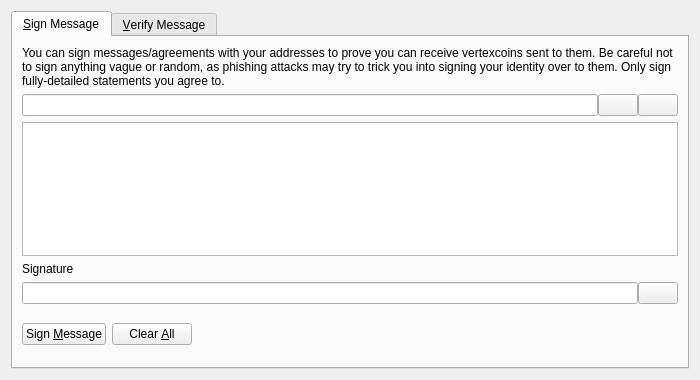
<?xml version="1.0" encoding="UTF-8"?>
<ui version="4.0">
 <class>SignVerifyMessageDialog</class>
 <widget class="QDialog" name="SignVerifyMessageDialog">
  <property name="geometry">
   <rect>
    <x>0</x>
    <y>0</y>
    <width>700</width>
    <height>380</height>
   </rect>
  </property>
  <property name="windowTitle">
   <string>Signatures - Sign / Verify a Message</string>
  </property>
  <property name="modal">
   <bool>true</bool>
  </property>
  <layout class="QVBoxLayout" name="verticalLayout">
   <item>
    <widget class="QTabWidget" name="tabWidget">
     <property name="currentIndex">
      <number>0</number>
     </property>
     <widget class="QWidget" name="tabSignMessage">
      <attribute name="title">
       <string>&amp;Sign Message</string>
      </attribute>
      <layout class="QVBoxLayout" name="verticalLayout_SM">
       <item>
        <widget class="QLabel" name="infoLabel_SM">
         <property name="text">
          <string>You can sign messages/agreements with your addresses to prove you can receive vertexcoins sent to them. Be careful not to sign anything vague or random, as phishing attacks may try to trick you into signing your identity over to them. Only sign fully-detailed statements you agree to.</string>
         </property>
         <property name="textFormat">
          <enum>Qt::PlainText</enum>
         </property>
         <property name="wordWrap">
          <bool>true</bool>
         </property>
        </widget>
       </item>
       <item>
        <layout class="QHBoxLayout" name="horizontalLayout_1_SM">
         <property name="spacing">
          <number>0</number>
         </property>
         <item>
          <widget class="QValidatedLineEdit" name="addressIn_SM">
           <property name="toolTip">
            <string>The Vertexcoin address to sign the message with</string>
           </property>
          </widget>
         </item>
         <item>
          <widget class="QPushButton" name="addressBookButton_SM">
           <property name="toolTip">
            <string>Choose previously used address</string>
           </property>
           <property name="text">
            <string/>
           </property>
           <property name="icon">
            <iconset resource="../bitcoin.qrc">
             <normaloff>:/icons/address-book</normaloff>:/icons/address-book</iconset>
           </property>
           <property name="shortcut">
            <string>Alt+A</string>
           </property>
           <property name="autoDefault">
            <bool>false</bool>
           </property>
          </widget>
         </item>
         <item>
          <widget class="QPushButton" name="pasteButton_SM">
           <property name="toolTip">
            <string>Paste address from clipboard</string>
           </property>
           <property name="text">
            <string/>
           </property>
           <property name="icon">
            <iconset resource="../bitcoin.qrc">
             <normaloff>:/icons/editpaste</normaloff>:/icons/editpaste</iconset>
           </property>
           <property name="shortcut">
            <string>Alt+P</string>
           </property>
           <property name="autoDefault">
            <bool>false</bool>
           </property>
          </widget>
         </item>
        </layout>
       </item>
       <item>
        <widget class="QPlainTextEdit" name="messageIn_SM">
         <property name="toolTip">
          <string>Enter the message you want to sign here</string>
         </property>
        </widget>
       </item>
       <item>
        <widget class="QLabel" name="signatureLabel_SM">
         <property name="text">
          <string>Signature</string>
         </property>
         <property name="textFormat">
          <enum>Qt::PlainText</enum>
         </property>
        </widget>
       </item>
       <item>
        <layout class="QHBoxLayout" name="horizontalLayout_2_SM">
         <property name="spacing">
          <number>0</number>
         </property>
         <item>
          <widget class="QLineEdit" name="signatureOut_SM">
           <property name="font">
            <font>
             <italic>true</italic>
            </font>
           </property>
           <property name="readOnly">
            <bool>true</bool>
           </property>
          </widget>
         </item>
         <item>
          <widget class="QPushButton" name="copySignatureButton_SM">
           <property name="toolTip">
            <string>Copy the current signature to the system clipboard</string>
           </property>
           <property name="text">
            <string/>
           </property>
           <property name="icon">
            <iconset resource="../bitcoin.qrc">
             <normaloff>:/icons/editcopy</normaloff>:/icons/editcopy</iconset>
           </property>
           <property name="autoDefault">
            <bool>false</bool>
           </property>
          </widget>
         </item>
        </layout>
       </item>
       <item>
        <layout class="QHBoxLayout" name="horizontalLayout_3_SM">
         <item>
          <widget class="QPushButton" name="signMessageButton_SM">
           <property name="toolTip">
            <string>Sign the message to prove you own this Vertexcoin address</string>
           </property>
           <property name="text">
            <string>Sign &amp;Message</string>
           </property>
           <property name="icon">
            <iconset resource="../bitcoin.qrc">
             <normaloff>:/icons/edit</normaloff>:/icons/edit</iconset>
           </property>
           <property name="autoDefault">
            <bool>false</bool>
           </property>
          </widget>
         </item>
         <item>
          <widget class="QPushButton" name="clearButton_SM">
           <property name="toolTip">
            <string>Reset all sign message fields</string>
           </property>
           <property name="text">
            <string>Clear &amp;All</string>
           </property>
           <property name="icon">
            <iconset resource="../bitcoin.qrc">
             <normaloff>:/icons/remove</normaloff>:/icons/remove</iconset>
           </property>
           <property name="autoDefault">
            <bool>false</bool>
           </property>
          </widget>
         </item>
         <item>
          <spacer name="horizontalSpacer_1_SM">
           <property name="orientation">
            <enum>Qt::Horizontal</enum>
           </property>
           <property name="sizeHint" stdset="0">
            <size>
             <width>40</width>
             <height>48</height>
            </size>
           </property>
          </spacer>
         </item>
         <item>
          <widget class="QLabel" name="statusLabel_SM">
           <property name="font">
            <font>
             <weight>75</weight>
             <bold>true</bold>
            </font>
           </property>
           <property name="text">
            <string/>
           </property>
           <property name="wordWrap">
            <bool>true</bool>
           </property>
          </widget>
         </item>
         <item>
          <spacer name="horizontalSpacer_2_SM">
           <property name="orientation">
            <enum>Qt::Horizontal</enum>
           </property>
           <property name="sizeHint" stdset="0">
            <size>
             <width>40</width>
             <height>48</height>
            </size>
           </property>
          </spacer>
         </item>
        </layout>
       </item>
      </layout>
     </widget>
     <widget class="QWidget" name="tabVerifyMessage">
      <attribute name="title">
       <string>&amp;Verify Message</string>
      </attribute>
      <layout class="QVBoxLayout" name="verticalLayout_VM">
       <item>
        <widget class="QLabel" name="infoLabel_VM">
         <property name="text">
          <string>Enter the receiver's address, message (ensure you copy line breaks, spaces, tabs, etc. exactly) and signature below to verify the message. Be careful not to read more into the signature than what is in the signed message itself, to avoid being tricked by a man-in-the-middle attack. Note that this only proves the signing party receives with the address, it cannot prove sendership of any transaction!</string>
         </property>
         <property name="textFormat">
          <enum>Qt::PlainText</enum>
         </property>
         <property name="alignment">
          <set>Qt::AlignLeading|Qt::AlignLeft|Qt::AlignTop</set>
         </property>
         <property name="wordWrap">
          <bool>true</bool>
         </property>
        </widget>
       </item>
       <item>
        <layout class="QHBoxLayout" name="horizontalLayout_1_VM">
         <property name="spacing">
          <number>0</number>
         </property>
         <item>
          <widget class="QValidatedLineEdit" name="addressIn_VM">
           <property name="toolTip">
            <string>The Vertexcoin address the message was signed with</string>
           </property>
          </widget>
         </item>
         <item>
          <widget class="QPushButton" name="addressBookButton_VM">
           <property name="toolTip">
            <string>Choose previously used address</string>
           </property>
           <property name="text">
            <string/>
           </property>
           <property name="icon">
            <iconset resource="../bitcoin.qrc">
             <normaloff>:/icons/address-book</normaloff>:/icons/address-book</iconset>
           </property>
           <property name="shortcut">
            <string>Alt+A</string>
           </property>
           <property name="autoDefault">
            <bool>false</bool>
           </property>
          </widget>
         </item>
        </layout>
       </item>
       <item>
        <widget class="QPlainTextEdit" name="messageIn_VM"/>
       </item>
       <item>
        <widget class="QValidatedLineEdit" name="signatureIn_VM"/>
       </item>
       <item>
        <layout class="QHBoxLayout" name="horizontalLayout_2_VM">
         <item>
          <widget class="QPushButton" name="verifyMessageButton_VM">
           <property name="toolTip">
            <string>Verify the message to ensure it was signed with the specified Vertexcoin address</string>
           </property>
           <property name="text">
            <string>Verify &amp;Message</string>
           </property>
           <property name="icon">
            <iconset resource="../bitcoin.qrc">
             <normaloff>:/icons/transaction_0</normaloff>:/icons/transaction_0</iconset>
           </property>
           <property name="autoDefault">
            <bool>false</bool>
           </property>
          </widget>
         </item>
         <item>
          <widget class="QPushButton" name="clearButton_VM">
           <property name="toolTip">
            <string>Reset all verify message fields</string>
           </property>
           <property name="text">
            <string>Clear &amp;All</string>
           </property>
           <property name="icon">
            <iconset resource="../bitcoin.qrc">
             <normaloff>:/icons/remove</normaloff>:/icons/remove</iconset>
           </property>
           <property name="autoDefault">
            <bool>false</bool>
           </property>
          </widget>
         </item>
         <item>
          <spacer name="horizontalSpacer_1_VM">
           <property name="orientation">
            <enum>Qt::Horizontal</enum>
           </property>
           <property name="sizeHint" stdset="0">
            <size>
             <width>40</width>
             <height>48</height>
            </size>
           </property>
          </spacer>
         </item>
         <item>
          <widget class="QLabel" name="statusLabel_VM">
           <property name="font">
            <font>
             <weight>75</weight>
             <bold>true</bold>
            </font>
           </property>
           <property name="text">
            <string/>
           </property>
           <property name="wordWrap">
            <bool>true</bool>
           </property>
          </widget>
         </item>
         <item>
          <spacer name="horizontalSpacer_2_VM">
           <property name="orientation">
            <enum>Qt::Horizontal</enum>
           </property>
           <property name="sizeHint" stdset="0">
            <size>
             <width>40</width>
             <height>48</height>
            </size>
           </property>
          </spacer>
         </item>
        </layout>
       </item>
      </layout>
     </widget>
    </widget>
   </item>
  </layout>
 </widget>
 <customwidgets>
  <customwidget>
   <class>QValidatedLineEdit</class>
   <extends>QLineEdit</extends>
   <header>qt/qvalidatedlineedit.h</header>
  </customwidget>
 </customwidgets>
 <resources>
  <include location="../bitcoin.qrc"/>
 </resources>
 <connections/>
</ui>
